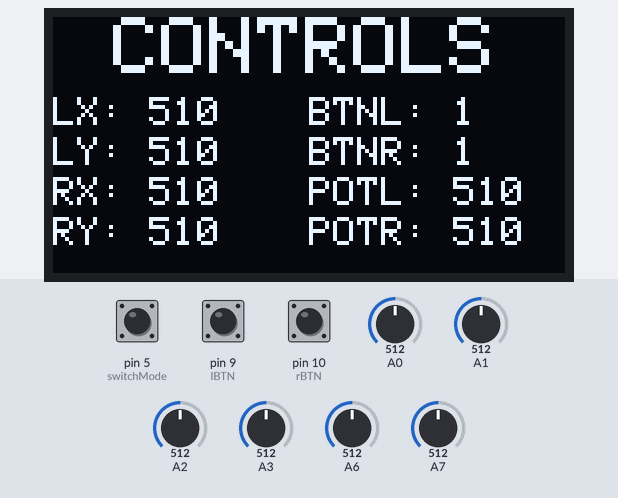
Recording of a sketch running on a simulated Arduino Nano, built with avr-gcc and run on an emulated ATmega328P. Parts: 128×64 one-colour display. Inputs (shaded band) come from the test bench; at power-on: A0 = 512, A1 = 512, A2 = 512, A3 = 512, A6 = 512, A7 = 512, pin 5 (switchMode) HIGH, pin 9 (lBTN) HIGH, pin 10 (rBTN) HIGH. No radio packets arrive unless stated; what the sketch prints to the serial monitor is not drawn.

Above: at 3.7 s.
3.8 s: A0 set to 716
At 4.8 s:
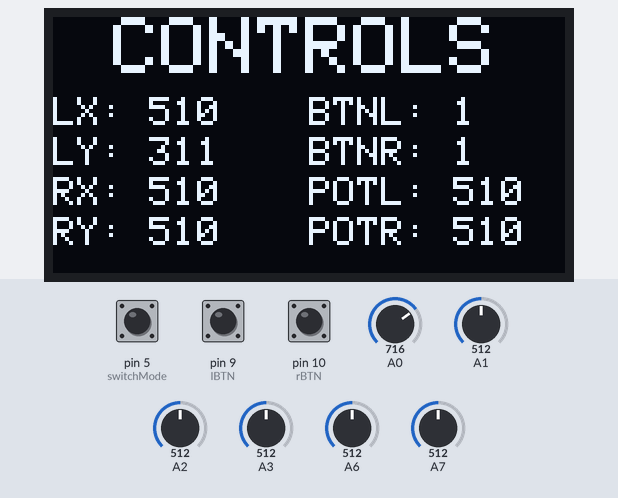
5.3 s: A1 set to 716
At 6.0 s:
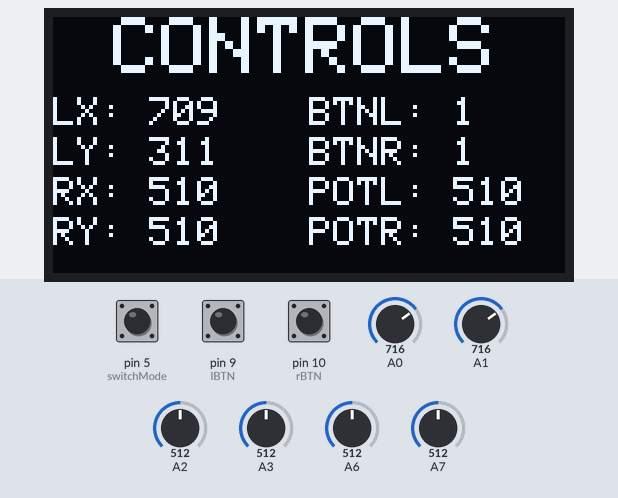
6.8 s: A2 set to 716
At 7.3 s:
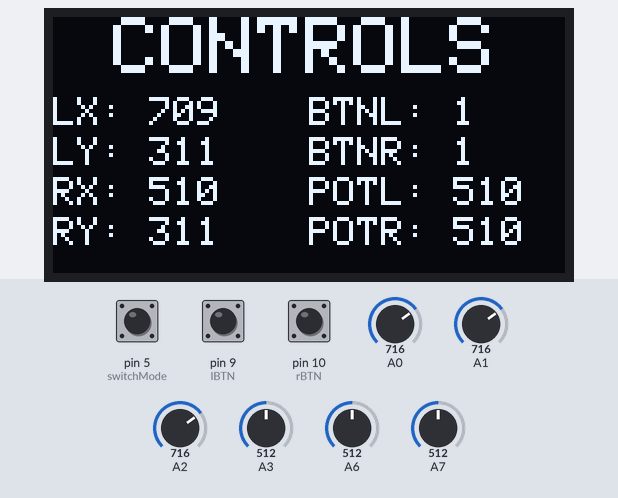
8.3 s: A3 set to 716
At 9.5 s:
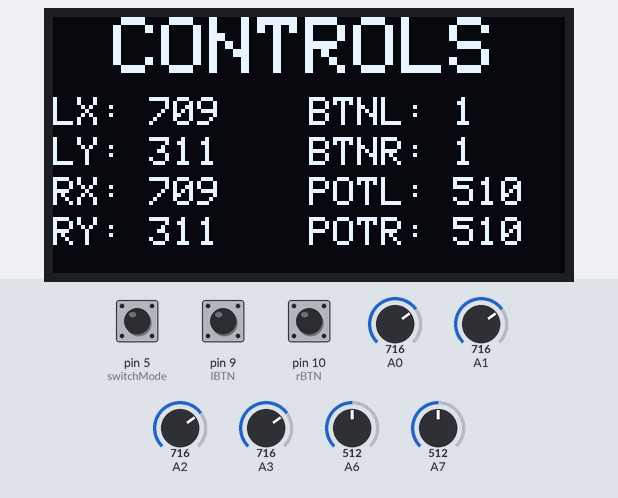
9.8 s: A6 set to 716
At 10.9 s:
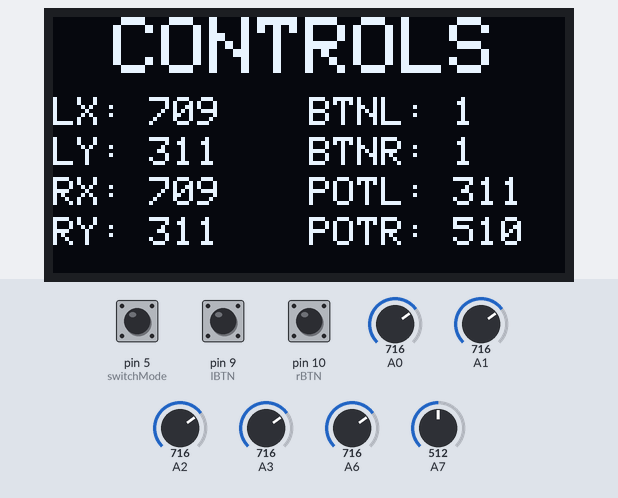
11.3 s: A7 set to 716
At 12.1 s:
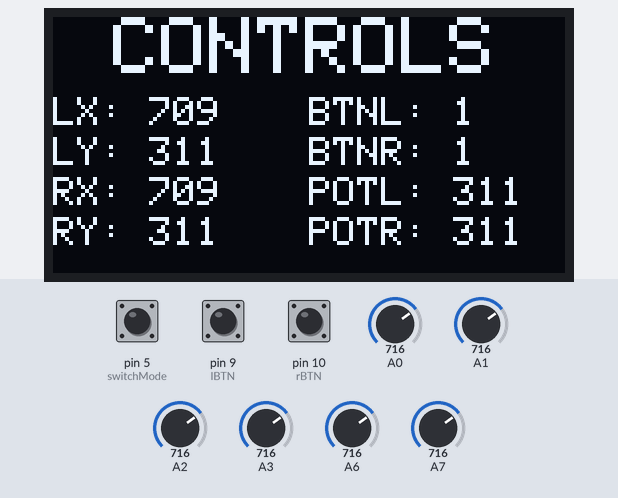
Timing chart, 0 to 13.8 s (numbered marks = the images above; inputs shaded):
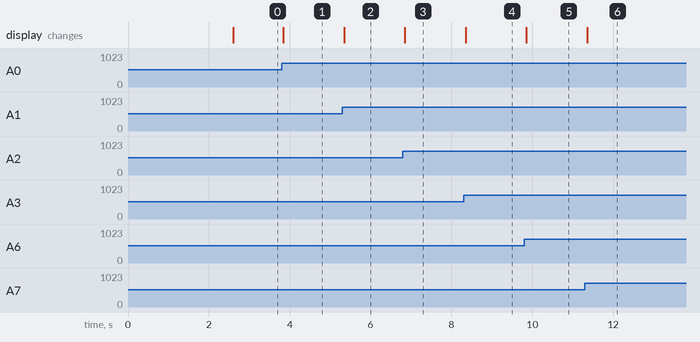

Measured:
- after the input at 3.8 s, the display: changes at once (image 1)
- after the input at 5.3 s, the display: changes after 0.05 s (image 2)
- after the input at 6.8 s, the display: changes after 0.05 s (image 3)
- after the input at 8.3 s, the display: changes after 0.05 s (image 4)
- after the input at 9.8 s, the display: changes after 0.05 s (image 5)
- after the input at 11.3 s, the display: changes after 0.05 s (image 6)

The sketch:

HYP_Transmitter.ino
```cpp
/*
* Transmitter Code for RF Moduli
* Christopher Lai
* Last Updated: 8/26/2022
*/
#include <SPI.h>
#include <nRF24L01.h>
#include <RF24.h>

#include <Wire.h>
#include <Adafruit_GFX.h>
#include <Adafruit_SSD1306.h>

#define SCREEN_WIDTH 128 // OLED display width, in pixels
#define SCREEN_HEIGHT 64 // OLED display height, in pixels

// Declaration for an SSD1306 display connected to I2C (SDA, SCL pins)
Adafruit_SSD1306 display(SCREEN_WIDTH, SCREEN_HEIGHT, &Wire, -1);

RF24 radio(7, 8); // CE, CSN
const byte address[6] = "00501";
const uint8_t  channel = 123;

int lowmap = 10;
int highmap = 1010;

// Define the digital inputs
#define lBTN 9  // Joystick button 1
#define rBTN 10  // Joystick button 2
#define switchL 0 // Left Switch
#define switchR 1 // Right Switch
#define switchMode 5 // Mode Switch

// Packet = [leftstickx, leftsticky, rightstickx, rightsticky, btnleft, btnright, potleft, potright, modeSW, leftSW, rightSW]

/*

packet length = 17

packet[0] = leftstickxL
packet[1] = leftstickxH
packet[2] = leftstickyL
packet[3] = leftstickyH
packet[4] = rightstickxL
packet[5] = rightstickxH
packet[6] = rightstickyL
packet[7] = rightstickyH
packet[8] = btnleft
packet[9] = btnright
packet[10] = potleftL
packet[11] = potleftH
packet[12] = potrightL
packet[13] = potrightH
packet[14] = modeSW
packet[15] = leftSW
packet[16] = rightSW
*/

// Max size 32 bytes because of buffer limit
struct CMD_Packet {
  byte leftstickxL;
  byte leftstickxH;
  byte leftstickyL;
  byte leftstickyH;
  byte rightstickxL;
  byte rightstickxH;
  byte rightstickyL;
  byte rightstickyH;
  byte btnleft;
  byte btnright;
  byte potleftL;
  byte potleftH;
  byte potrightL;
  byte potrightH;
  byte modeSW;
  byte leftSW;
  byte rightSW;
};

//Make command packet
CMD_Packet packet;

void setup() {
  Serial.begin(9600);
  radio.begin();
  radio.openWritingPipe(address);
  radio.setPALevel(RF24_PA_LOW,0);
  radio.setChannel(channel);
  radio.stopListening();
  Serial.println("Sending");

  // Check for OLED Availability
  if(!display.begin(SSD1306_SWITCHCAPVCC, 0x3C)) { // Address 0x3D for 128x64
    Serial.println(F("SSD1306 allocation failed"));
    for(;;);
  }

  display.clearDisplay();

  display.setTextSize(2);
  display.setTextColor(WHITE);
  display.setCursor(0, 0);
  display.println("LOADING...");
  display.setCursor(0, 20);
  display.println("Setting Up");
  display.setCursor(0, 40);
  display.println("HYP CTRL");
  display.display();
  delay(2500);

  //Set Up Controls
  pinMode(lBTN, INPUT_PULLUP);
  pinMode(rBTN, INPUT_PULLUP);
  pinMode(switchL, INPUT_PULLUP);
  pinMode(switchR, INPUT_PULLUP);
  pinMode(switchMode, INPUT_PULLUP);
}

void loop() {

  int tempx = 0;
  int tempy = 0;

  Serial.println(analogRead(A0));

  // Read all analog inputs and map them to one Byte value
  //Gather Left Stick Values
  tempx = map(analogRead(A1),0,1023,lowmap,highmap);
  tempy = map(analogRead(A0),0,1023,highmap,lowmap);
  packet.leftstickxL = (byte)tempx;
  packet.leftstickxH = (byte)(tempx>>8);
  packet.leftstickyL = (byte)tempy;
  packet.leftstickyH = (byte)(tempy>>8);

  //Gather Right Stick Values
  tempx = map(analogRead(A3),0,1023,lowmap,highmap);
  tempy = map(analogRead(A2),0,1023,highmap,lowmap);
  packet.rightstickxL = (byte)tempx;
  packet.rightstickxH = (byte)(tempx>>8);
  packet.rightstickyL = (byte)tempy;
  packet.rightstickyH = (byte)(tempy>>8);

  // Read all digital inputs
  packet.btnleft = digitalRead(lBTN);
  packet.btnright = digitalRead(rBTN);
  packet.modeSW = digitalRead(switchMode);
  packet.leftSW = digitalRead(switchL);
  packet.rightSW = digitalRead(switchR);

  // Read potentiometer values and assign them to packet
  tempx = map(analogRead(A6),0,1023,highmap,lowmap);
  tempy = map(analogRead(A7),0,1023,highmap,lowmap);
  packet.potleftL = (byte)tempx;
  packet.potleftH = (byte)(tempx>>8);
  packet.potrightL = (byte)tempy;
  packet.potrightH = (byte)(tempy>>8);

  // Send the whole data from the structure to the receiver
  radio.write(&packet, sizeof(packet));

  // debug();
  OLED_display();
}

void OLED_display()
{
  display.clearDisplay();
  display.setTextSize(2);
  display.setTextColor(WHITE);
  display.setCursor(15,0);
  display.println("CONTROLS");
  display.setTextSize(1);
  display.setCursor(0,20);
  display.println("LX: " + String(packet.leftstickxL | ((packet.leftstickxH & 0x03) << 8)));
  display.setCursor(0,30);
  display.println("LY: " + String(packet.leftstickyL | ((packet.leftstickyH & 0x03) << 8)));
  display.setCursor(0,40);
  display.println("RX: " + String(packet.rightstickxL | ((packet.rightstickxH & 0x03) << 8)));
  display.setCursor(0,50);
  display.println("RY: " + String(packet.rightstickyL | ((packet.rightstickyH & 0x03) << 8)));
  display.setCursor(64,20);
  display.println("BTNL: " + String(packet.btnleft));
  display.setCursor(64,30);
  display.println("BTNR: " + String(packet.btnright));
  display.setCursor(64,40);
  display.println("POTL: " + String(packet.potleftL | ((packet.potleftH & 0x03) << 8)));
  display.setCursor(64,50);
  display.println("POTR: " + String(packet.potrightL | ((packet.potrightH & 0x03) << 8)));
  display.display();
}
```
